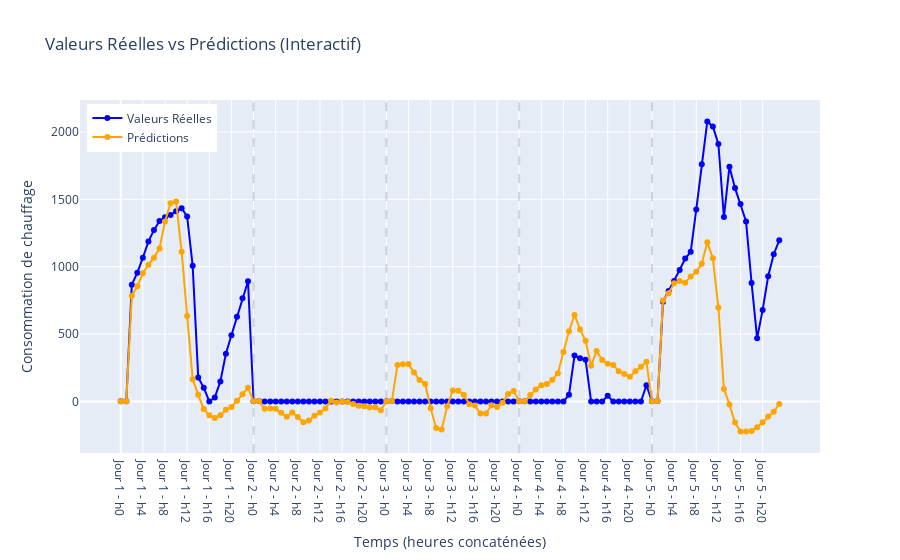

Notebook code for this chart:
### Code cell
plot_true_vs_predicted_interactive(indices=[15, 11, 13,32,89], y_test=y_test2, predictions=predictions2, scaler_cons=scaler_y)

### Figure 1 — Plotly figure (JSON) as saved in the notebook; plotly's stock layout.template omitted (floating-point values rounded to 4 significant figures)
{"data": [{"line": {"color": "blue"}, "mode": "lines+markers", "name": "Valeurs Réelles", "type": "scatter", "x": [0, 1, 2, 3, 4, 5, 6, 7, 8, 9, 10, 11, 12, 13, 14, 15, 16, 17, 18, 19, 20, 21, 22, 23, 24, 25, 26, 27, 28, 29, 30, 31, 32, 33, 34, 35, 36, 37, 38, 39, 40, 41, 42, 43, 44, 45, 46, 47, 48, 49, 50, 51, 52, 53, 54, 55, 56, 57, 58, 59, 60, 61, 62, 63, 64, 65, 66, 67, 68, 69, 70, 71, 72, 73, 74, 75, 76, 77, 78, 79, 80, 81, 82, 83, 84, 85, 86, 87, 88, 89, 90, 91, 92, 93, 94, 95, 96, 97, 98, 99, 100, 101, 102, 103, 104, 105, 106, 107, 108, 109, 110, 111, 112, 113, 114, 115, 116, 117, 118, 119], "y": [1, 2, 867.0, 955.7, 1067.0, 1188.0, 1271.0, 1339.0, 1368.0, 1384.0, 1411.0, 1434.0, 1372.0, 1006.0, 178.6, 101.9, 0, 30.09, 149.1, 353.6, 490.8, 628.9, 765.9, 892.1, 1, 3, 0, 0, 0, 0, 0, 0, 0, 0, 0, 0, 0, 0, 0, 0, 0, 0, 0, 0, 0, 0, 0, 0, 1, 3, 0, 0, 0, 0, 0, 0, 0, 0, 0, 0, 0, 0, 0, 0, 0, 0, 0, 0, 0, 0, 0, 0, 1, 2, 0, 0, 0, 0, 0, 0, 0, 49.39, 340.5, 321.0, 309.5, 0, 0, 0, 41.77, 0, 0, 0, 0, 0, 0, 120.7, 1, 3, 740.8, 819.7, 893.9, 975.9, 1060.0, 1111.0, 1424.0, 1760.0, 2078.0, 2041.0, 1911.0, 1368.0, 1742.0, 1584.0, 1464.0, 1335.0, 878.8, 469.5, 679.2, 929.5, 1092.0, 1195.0]}, {"line": {"color": "orange"}, "mode": "lines+markers", "name": "Prédictions", "type": "scatter", "x": [0, 1, 2, 3, 4, 5, 6, 7, 8, 9, 10, 11, 12, 13, 14, 15, 16, 17, 18, 19, 20, 21, 22, 23, 24, 25, 26, 27, 28, 29, 30, 31, 32, 33, 34, 35, 36, 37, 38, 39, 40, 41, 42, 43, 44, 45, 46, 47, 48, 49, 50, 51, 52, 53, 54, 55, 56, 57, 58, 59, 60, 61, 62, 63, 64, 65, 66, 67, 68, 69, 70, 71, 72, 73, 74, 75, 76, 77, 78, 79, 80, 81, 82, 83, 84, 85, 86, 87, 88, 89, 90, 91, 92, 93, 94, 95, 96, 97, 98, 99, 100, 101, 102, 103, 104, 105, 106, 107, 108, 109, 110, 111, 112, 113, 114, 115, 116, 117, 118, 119], "y": [1.0, 1.962, 784.3, 854.9, 951.8, 1015.0, 1067.0, 1134.0, 1336.0, 1471.0, 1483.0, 1110.0, 634.7, 165.3, 49.09, -56.5, -102.6, -123.2, -101.5, -61.83, -41.5, 5.948, 53.48, 101.1, 1.0, 3.006, -54.66, -51.91, -54.67, -83.7, -113.3, -80.83, -115.6, -154.8, -141.3, -105.6, -82.26, -51.17, 5.927, -7.306, -0.749, -3.55, -18.26, -31.98, -34.52, -44.34, -43.36, -64.55, 1.0, 3.161, 270.7, 276.3, 277.4, 214.5, 160.0, 129.5, -50.85, -197.5, -206.9, -35.97, 81.31, 79.63, 50.43, -20.31, -30.66, -89.47, -89.03, -27.11, -41.13, -8.716, 56.35, 78.02, 1.0, 2.063, 49.0, 89.34, 120.4, 129.8, 161.3, 209.5, 367.6, 521.6, 641.8, 534.2, 449.8, 264.4, 375.3, 307.2, 280.5, 271.6, 224.5, 203.9, 184.1, 224.4, 257.0, 294.6, 1.0, 2.741, 749.4, 803.6, 877.1, 893.5, 881.0, 928.0, 961.9, 1023.0, 1181.0, 1062.0, 698.0, 92.9, -21.86, -156.0, -222.1, -223.4, -218.1, -190.7, -154.0, -111.2, -75.7, -19.14]}], "layout": {"hovermode": "x unified", "legend": {"x": 0.01, "y": 0.99}, "shapes": [{"line": {"color": "gray", "dash": "dash"}, "opacity": 0.3, "type": "line", "x0": 24, "x1": 24, "xref": "x", "y0": 0, "y1": 1, "yref": "y domain"}, {"line": {"color": "gray", "dash": "dash"}, "opacity": 0.3, "type": "line", "x0": 48, "x1": 48, "xref": "x", "y0": 0, "y1": 1, "yref": "y domain"}, {"line": {"color": "gray", "dash": "dash"}, "opacity": 0.3, "type": "line", "x0": 72, "x1": 72, "xref": "x", "y0": 0, "y1": 1, "yref": "y domain"}, {"line": {"color": "gray", "dash": "dash"}, "opacity": 0.3, "type": "line", "x0": 96, "x1": 96, "xref": "x", "y0": 0, "y1": 1, "yref": "y domain"}], "title": {"text": "Valeurs Réelles vs Prédictions (Interactif)"}, "xaxis": {"tickmode": "array", "ticktext": ["Jour 1 - h0", "Jour 1 - h4", "Jour 1 - h8", "Jour 1 - h12", "Jour 1 - h16", "Jour 1 - h20", "Jour 2 - h0", "Jour 2 - h4", "Jour 2 - h8", "Jour 2 - h12", "Jour 2 - h16", "Jour 2 - h20", "Jour 3 - h0", "Jour 3 - h4", "Jour 3 - h8", "Jour 3 - h12", "Jour 3 - h16", "Jour 3 - h20", "Jour 4 - h0", "Jour 4 - h4", "Jour 4 - h8", "Jour 4 - h12", "Jour 4 - h16", "Jour 4 - h20", "Jour 5 - h0", "Jour 5 - h4", "Jour 5 - h8", "Jour 5 - h12", "Jour 5 - h16", "Jour 5 - h20"], "tickvals": [0, 4, 8, 12, 16, 20, 24, 28, 32, 36, 40, 44, 48, 52, 56, 60, 64, 68, 72, 76, 80, 84, 88, 92, 96, 100, 104, 108, 112, 116], "title": {"text": "Temps (heures concaténées)"}}, "yaxis": {"title": {"text": "Consommation de chauffage"}}}}
